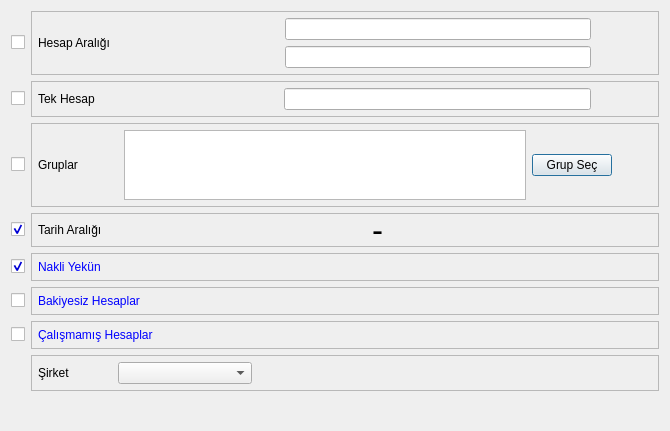
<?xml version="1.0" encoding="UTF-8"?>
<ui version="4.0">
 <class>CARI_BAKIYE_RAPORU_BATCH</class>
 <widget class="QDialog" name="CARI_BAKIYE_RAPORU_BATCH">
  <property name="geometry">
   <rect>
    <x>0</x>
    <y>0</y>
    <width>670</width>
    <height>431</height>
   </rect>
  </property>
  <property name="sizePolicy">
   <sizepolicy hsizetype="Expanding" vsizetype="Expanding">
    <horstretch>0</horstretch>
    <verstretch>0</verstretch>
   </sizepolicy>
  </property>
  <property name="windowTitle">
   <string>Cari Bakiye Raporu</string>
  </property>
  <layout class="QGridLayout" name="gridLayout_10" rowstretch="2,1,3,1,1,1,1,0,1" columnstretch="10,100">
   <item row="0" column="0">
    <widget class="QCheckBox" name="checkbox_hesap_araligi">
     <property name="sizePolicy">
      <sizepolicy hsizetype="Fixed" vsizetype="Fixed">
       <horstretch>0</horstretch>
       <verstretch>0</verstretch>
      </sizepolicy>
     </property>
     <property name="toolTip">
      <string>Hesap aralığına göre cari bakiye raporu almamızı sağlar.</string>
     </property>
     <property name="styleSheet">
      <string notr="true">color: rgb(0, 0, 255);</string>
     </property>
     <property name="text">
      <string/>
     </property>
     <property name="checked">
      <bool>false</bool>
     </property>
    </widget>
   </item>
   <item row="0" column="1">
    <widget class="QFrame" name="frame_hesap_araligi">
     <property name="sizePolicy">
      <sizepolicy hsizetype="Expanding" vsizetype="Fixed">
       <horstretch>0</horstretch>
       <verstretch>0</verstretch>
      </sizepolicy>
     </property>
     <property name="minimumSize">
      <size>
       <width>0</width>
       <height>0</height>
      </size>
     </property>
     <property name="frameShape">
      <enum>QFrame::StyledPanel</enum>
     </property>
     <property name="frameShadow">
      <enum>QFrame::Raised</enum>
     </property>
     <layout class="QGridLayout" name="gridLayout" columnstretch="3,5,10,2">
      <property name="margin">
       <number>6</number>
      </property>
      <item row="0" column="0" rowspan="2">
       <widget class="QLabel" name="label">
        <property name="sizePolicy">
         <sizepolicy hsizetype="Fixed" vsizetype="Fixed">
          <horstretch>0</horstretch>
          <verstretch>0</verstretch>
         </sizepolicy>
        </property>
        <property name="text">
         <string>Hesap Aralığı   </string>
        </property>
       </widget>
      </item>
      <item row="0" column="1">
       <widget class="QSearchEdit" name="searchedit_bas_hesabi">
        <property name="sizePolicy">
         <sizepolicy hsizetype="Expanding" vsizetype="Fixed">
          <horstretch>0</horstretch>
          <verstretch>0</verstretch>
         </sizepolicy>
        </property>
        <property name="whatsThis">
         <string>Arama widget. </string>
        </property>
        <property name="QSearchEdit" stdset="0">
         <rect>
          <x>0</x>
          <y>0</y>
          <width>100</width>
          <height>100</height>
         </rect>
        </property>
       </widget>
      </item>
      <item row="0" column="2">
       <widget class="QLineEdit" name="lineedit_bas_hesap_ismi">
        <property name="focusPolicy">
         <enum>Qt::NoFocus</enum>
        </property>
        <property name="readOnly">
         <bool>true</bool>
        </property>
       </widget>
      </item>
      <item row="1" column="1">
       <widget class="QSearchEdit" name="searchedit_bts_hesabi">
        <property name="sizePolicy">
         <sizepolicy hsizetype="Expanding" vsizetype="Fixed">
          <horstretch>0</horstretch>
          <verstretch>0</verstretch>
         </sizepolicy>
        </property>
        <property name="whatsThis">
         <string>Arama widget. </string>
        </property>
        <property name="QSearchEdit" stdset="0">
         <rect>
          <x>0</x>
          <y>0</y>
          <width>100</width>
          <height>100</height>
         </rect>
        </property>
       </widget>
      </item>
      <item row="1" column="2">
       <widget class="QLineEdit" name="lineedit_bts_hesap_ismi">
        <property name="maximumSize">
         <size>
          <width>16777215</width>
          <height>16777215</height>
         </size>
        </property>
        <property name="focusPolicy">
         <enum>Qt::NoFocus</enum>
        </property>
        <property name="readOnly">
         <bool>true</bool>
        </property>
       </widget>
      </item>
      <item row="0" column="3">
       <spacer name="horizontalSpacer">
        <property name="orientation">
         <enum>Qt::Horizontal</enum>
        </property>
        <property name="sizeHint" stdset="0">
         <size>
          <width>40</width>
          <height>20</height>
         </size>
        </property>
       </spacer>
      </item>
     </layout>
    </widget>
   </item>
   <item row="1" column="0">
    <widget class="QCheckBox" name="checkbox_tek_hesap">
     <property name="sizePolicy">
      <sizepolicy hsizetype="Fixed" vsizetype="Fixed">
       <horstretch>0</horstretch>
       <verstretch>0</verstretch>
      </sizepolicy>
     </property>
     <property name="toolTip">
      <string>Tek bir cari hesaba göre,cari bakiye raporu almamızı sağlar.</string>
     </property>
     <property name="styleSheet">
      <string notr="true">color: rgb(0, 0, 255);</string>
     </property>
     <property name="text">
      <string/>
     </property>
    </widget>
   </item>
   <item row="1" column="1">
    <widget class="QFrame" name="frame_tek_hesap">
     <property name="sizePolicy">
      <sizepolicy hsizetype="Expanding" vsizetype="Fixed">
       <horstretch>0</horstretch>
       <verstretch>0</verstretch>
      </sizepolicy>
     </property>
     <property name="minimumSize">
      <size>
       <width>0</width>
       <height>0</height>
      </size>
     </property>
     <property name="maximumSize">
      <size>
       <width>16777215</width>
       <height>16777215</height>
      </size>
     </property>
     <property name="frameShape">
      <enum>QFrame::StyledPanel</enum>
     </property>
     <property name="frameShadow">
      <enum>QFrame::Raised</enum>
     </property>
     <layout class="QGridLayout" name="gridLayout_3" columnstretch="3,5,10,2">
      <property name="margin">
       <number>6</number>
      </property>
      <item row="0" column="0">
       <widget class="QLabel" name="label_2">
        <property name="sizePolicy">
         <sizepolicy hsizetype="Fixed" vsizetype="Fixed">
          <horstretch>0</horstretch>
          <verstretch>0</verstretch>
         </sizepolicy>
        </property>
        <property name="text">
         <string>Tek Hesap       </string>
        </property>
       </widget>
      </item>
      <item row="0" column="2">
       <widget class="QLineEdit" name="lineedit_tek_hesap_ismi">
        <property name="maximumSize">
         <size>
          <width>16777215</width>
          <height>16777215</height>
         </size>
        </property>
        <property name="focusPolicy">
         <enum>Qt::NoFocus</enum>
        </property>
        <property name="readOnly">
         <bool>true</bool>
        </property>
       </widget>
      </item>
      <item row="0" column="1">
       <widget class="QSearchEdit" name="searchedit_tek_hesap">
        <property name="sizePolicy">
         <sizepolicy hsizetype="Expanding" vsizetype="Fixed">
          <horstretch>0</horstretch>
          <verstretch>0</verstretch>
         </sizepolicy>
        </property>
        <property name="whatsThis">
         <string>Arama widget. </string>
        </property>
        <property name="QSearchEdit" stdset="0">
         <rect>
          <x>0</x>
          <y>0</y>
          <width>100</width>
          <height>100</height>
         </rect>
        </property>
       </widget>
      </item>
      <item row="0" column="3">
       <spacer name="horizontalSpacer_3">
        <property name="orientation">
         <enum>Qt::Horizontal</enum>
        </property>
        <property name="sizeHint" stdset="0">
         <size>
          <width>40</width>
          <height>20</height>
         </size>
        </property>
       </spacer>
      </item>
     </layout>
    </widget>
   </item>
   <item row="2" column="0">
    <widget class="QCheckBox" name="checkbox_gruplar">
     <property name="sizePolicy">
      <sizepolicy hsizetype="Fixed" vsizetype="Fixed">
       <horstretch>0</horstretch>
       <verstretch>0</verstretch>
      </sizepolicy>
     </property>
     <property name="toolTip">
      <string>Tek bir cari hesaba göre,cari bakiye raporu almamızı sağlar.</string>
     </property>
     <property name="styleSheet">
      <string notr="true">color: rgb(0, 0, 255);</string>
     </property>
     <property name="text">
      <string/>
     </property>
    </widget>
   </item>
   <item row="2" column="1">
    <widget class="QFrame" name="frame_gruplar">
     <property name="sizePolicy">
      <sizepolicy hsizetype="Expanding" vsizetype="Fixed">
       <horstretch>0</horstretch>
       <verstretch>0</verstretch>
      </sizepolicy>
     </property>
     <property name="minimumSize">
      <size>
       <width>0</width>
       <height>0</height>
      </size>
     </property>
     <property name="maximumSize">
      <size>
       <width>16777215</width>
       <height>16777215</height>
      </size>
     </property>
     <property name="frameShape">
      <enum>QFrame::StyledPanel</enum>
     </property>
     <property name="frameShadow">
      <enum>QFrame::Raised</enum>
     </property>
     <layout class="QGridLayout" name="gridLayout_2" rowstretch="0" columnstretch="3,10,1,1">
      <property name="margin">
       <number>6</number>
      </property>
      <item row="0" column="0">
       <widget class="QLabel" name="label_grup_secimi">
        <property name="sizePolicy">
         <sizepolicy hsizetype="Fixed" vsizetype="Fixed">
          <horstretch>0</horstretch>
          <verstretch>0</verstretch>
         </sizepolicy>
        </property>
        <property name="text">
         <string>Gruplar            </string>
        </property>
       </widget>
      </item>
      <item row="0" column="1">
       <widget class="QTextEdit" name="textEdit_gruplar">
        <property name="maximumSize">
         <size>
          <width>16777215</width>
          <height>70</height>
         </size>
        </property>
        <property name="readOnly">
         <bool>true</bool>
        </property>
       </widget>
      </item>
      <item row="0" column="2">
       <widget class="QPushButton" name="pushButton_grup_ekle">
        <property name="text">
         <string>Grup Seç</string>
        </property>
        <property name="icon">
         <iconset resource="../k9_icons.qrc">
          <normaloff>:/k9_icons/K9_ICONS/k9_grup.png</normaloff>:/k9_icons/K9_ICONS/k9_grup.png</iconset>
        </property>
       </widget>
      </item>
      <item row="0" column="3">
       <spacer name="horizontalSpacer_7">
        <property name="orientation">
         <enum>Qt::Horizontal</enum>
        </property>
        <property name="sizeHint" stdset="0">
         <size>
          <width>40</width>
          <height>20</height>
         </size>
        </property>
       </spacer>
      </item>
     </layout>
    </widget>
   </item>
   <item row="3" column="0">
    <widget class="QCheckBox" name="checkbox_tarih_araligi">
     <property name="styleSheet">
      <string notr="true">color: rgb(0, 0, 255);</string>
     </property>
     <property name="text">
      <string/>
     </property>
     <property name="checked">
      <bool>true</bool>
     </property>
    </widget>
   </item>
   <item row="3" column="1">
    <widget class="QFrame" name="frame_tarih_araligi">
     <property name="sizePolicy">
      <sizepolicy hsizetype="Expanding" vsizetype="Fixed">
       <horstretch>0</horstretch>
       <verstretch>0</verstretch>
      </sizepolicy>
     </property>
     <property name="minimumSize">
      <size>
       <width>0</width>
       <height>0</height>
      </size>
     </property>
     <property name="frameShape">
      <enum>QFrame::StyledPanel</enum>
     </property>
     <property name="frameShadow">
      <enum>QFrame::Raised</enum>
     </property>
     <layout class="QGridLayout" name="gridLayout_4" columnstretch="1,10,1,10,1">
      <property name="sizeConstraint">
       <enum>QLayout::SetNoConstraint</enum>
      </property>
      <property name="margin">
       <number>6</number>
      </property>
      <item row="0" column="0">
       <widget class="QLabel" name="label_tarih_araligi">
        <property name="sizePolicy">
         <sizepolicy hsizetype="Fixed" vsizetype="Fixed">
          <horstretch>0</horstretch>
          <verstretch>0</verstretch>
         </sizepolicy>
        </property>
        <property name="text">
         <string>Tarih Aralığı     </string>
        </property>
       </widget>
      </item>
      <item row="0" column="2">
       <widget class="QLabel" name="label_6">
        <property name="sizePolicy">
         <sizepolicy hsizetype="Fixed" vsizetype="Ignored">
          <horstretch>0</horstretch>
          <verstretch>0</verstretch>
         </sizepolicy>
        </property>
        <property name="font">
         <font>
          <pointsize>25</pointsize>
         </font>
        </property>
        <property name="text">
         <string>-</string>
        </property>
        <property name="alignment">
         <set>Qt::AlignCenter</set>
        </property>
       </widget>
      </item>
      <item row="0" column="4">
       <spacer name="horizontalSpacer_4">
        <property name="orientation">
         <enum>Qt::Horizontal</enum>
        </property>
        <property name="sizeHint" stdset="0">
         <size>
          <width>40</width>
          <height>20</height>
         </size>
        </property>
       </spacer>
      </item>
      <item row="0" column="1">
       <widget class="QAdakDate" name="adakDate_bsl_tarihi">
        <property name="minimumSize">
         <size>
          <width>242</width>
          <height>0</height>
         </size>
        </property>
        <property name="whatsThis">
         <string>Tarih WidgetÄ± </string>
        </property>
        <property name="QAdakDate" stdset="0">
         <rect>
          <x>0</x>
          <y>0</y>
          <width>100</width>
          <height>100</height>
         </rect>
        </property>
       </widget>
      </item>
      <item row="0" column="3">
       <widget class="QAdakDate" name="adakDate_bts_tarihi">
        <property name="minimumSize">
         <size>
          <width>242</width>
          <height>0</height>
         </size>
        </property>
        <property name="whatsThis">
         <string>Tarih WidgetÄ± </string>
        </property>
        <property name="QAdakDate" stdset="0">
         <rect>
          <x>0</x>
          <y>0</y>
          <width>100</width>
          <height>100</height>
         </rect>
        </property>
       </widget>
      </item>
     </layout>
    </widget>
   </item>
   <item row="4" column="0">
    <widget class="QCheckBox" name="checkbox_nakli_yekun">
     <property name="sizePolicy">
      <sizepolicy hsizetype="Fixed" vsizetype="Fixed">
       <horstretch>0</horstretch>
       <verstretch>0</verstretch>
      </sizepolicy>
     </property>
     <property name="toolTip">
      <string>Nakli Yekün tutarını raporda gösterir.</string>
     </property>
     <property name="styleSheet">
      <string notr="true">color: rgb(0, 0, 255);</string>
     </property>
     <property name="text">
      <string/>
     </property>
     <property name="checked">
      <bool>true</bool>
     </property>
    </widget>
   </item>
   <item row="4" column="1">
    <widget class="QFrame" name="frame_nakli_yekun">
     <property name="sizePolicy">
      <sizepolicy hsizetype="Expanding" vsizetype="Fixed">
       <horstretch>0</horstretch>
       <verstretch>0</verstretch>
      </sizepolicy>
     </property>
     <property name="minimumSize">
      <size>
       <width>0</width>
       <height>0</height>
      </size>
     </property>
     <property name="styleSheet">
      <string notr="true">color: rgb(0, 170, 255);</string>
     </property>
     <property name="frameShape">
      <enum>QFrame::StyledPanel</enum>
     </property>
     <property name="frameShadow">
      <enum>QFrame::Raised</enum>
     </property>
     <layout class="QGridLayout" name="gridLayout_7">
      <property name="margin">
       <number>6</number>
      </property>
      <item row="0" column="0">
       <widget class="QLabel" name="label_bakiyesiz_hesaplar_2">
        <property name="enabled">
         <bool>true</bool>
        </property>
        <property name="sizePolicy">
         <sizepolicy hsizetype="Expanding" vsizetype="Fixed">
          <horstretch>0</horstretch>
          <verstretch>0</verstretch>
         </sizepolicy>
        </property>
        <property name="styleSheet">
         <string notr="true">
color: rgb(0, 0, 255);</string>
        </property>
        <property name="frameShape">
         <enum>QFrame::NoFrame</enum>
        </property>
        <property name="frameShadow">
         <enum>QFrame::Raised</enum>
        </property>
        <property name="text">
         <string>Nakli Yekün</string>
        </property>
       </widget>
      </item>
     </layout>
    </widget>
   </item>
   <item row="5" column="0">
    <widget class="QCheckBox" name="checkbox_bakiyesiz_hesaplar">
     <property name="sizePolicy">
      <sizepolicy hsizetype="Fixed" vsizetype="Fixed">
       <horstretch>0</horstretch>
       <verstretch>0</verstretch>
      </sizepolicy>
     </property>
     <property name="toolTip">
      <string>İşlem görmüş,borç veya alacak bakiye vermeyen hesapları raporda gösterir.</string>
     </property>
     <property name="styleSheet">
      <string notr="true">color: rgb(0, 0, 255);</string>
     </property>
     <property name="text">
      <string/>
     </property>
    </widget>
   </item>
   <item row="5" column="1">
    <widget class="QFrame" name="frame_bakiyesiz_hesaplar">
     <property name="sizePolicy">
      <sizepolicy hsizetype="Expanding" vsizetype="Fixed">
       <horstretch>0</horstretch>
       <verstretch>0</verstretch>
      </sizepolicy>
     </property>
     <property name="minimumSize">
      <size>
       <width>0</width>
       <height>0</height>
      </size>
     </property>
     <property name="styleSheet">
      <string notr="true">color: rgb(0, 170, 255);</string>
     </property>
     <property name="frameShape">
      <enum>QFrame::StyledPanel</enum>
     </property>
     <property name="frameShadow">
      <enum>QFrame::Raised</enum>
     </property>
     <layout class="QGridLayout" name="gridLayout_5">
      <property name="margin">
       <number>6</number>
      </property>
      <item row="0" column="0">
       <widget class="QLabel" name="label_bakiyesiz_hesaplar">
        <property name="enabled">
         <bool>true</bool>
        </property>
        <property name="sizePolicy">
         <sizepolicy hsizetype="Expanding" vsizetype="Fixed">
          <horstretch>0</horstretch>
          <verstretch>0</verstretch>
         </sizepolicy>
        </property>
        <property name="styleSheet">
         <string notr="true">
color: rgb(0, 0, 255);</string>
        </property>
        <property name="frameShape">
         <enum>QFrame::NoFrame</enum>
        </property>
        <property name="frameShadow">
         <enum>QFrame::Raised</enum>
        </property>
        <property name="text">
         <string>Bakiyesiz Hesaplar</string>
        </property>
       </widget>
      </item>
     </layout>
    </widget>
   </item>
   <item row="6" column="0">
    <widget class="QCheckBox" name="checkbox_calismamis_hesaplar">
     <property name="sizePolicy">
      <sizepolicy hsizetype="Fixed" vsizetype="Fixed">
       <horstretch>0</horstretch>
       <verstretch>0</verstretch>
      </sizepolicy>
     </property>
     <property name="toolTip">
      <string>İşlem görmemiş hesapları raporda gösterir.</string>
     </property>
     <property name="styleSheet">
      <string notr="true">
color: rgb(0, 0, 255);</string>
     </property>
     <property name="text">
      <string/>
     </property>
    </widget>
   </item>
   <item row="6" column="1">
    <widget class="QFrame" name="frame_calismamis_hesaplar">
     <property name="sizePolicy">
      <sizepolicy hsizetype="Expanding" vsizetype="Fixed">
       <horstretch>0</horstretch>
       <verstretch>0</verstretch>
      </sizepolicy>
     </property>
     <property name="minimumSize">
      <size>
       <width>0</width>
       <height>0</height>
      </size>
     </property>
     <property name="frameShape">
      <enum>QFrame::StyledPanel</enum>
     </property>
     <property name="frameShadow">
      <enum>QFrame::Raised</enum>
     </property>
     <layout class="QGridLayout" name="gridLayout_6">
      <property name="margin">
       <number>6</number>
      </property>
      <item row="0" column="0">
       <widget class="QLabel" name="label_calismamis_hesaplar">
        <property name="enabled">
         <bool>true</bool>
        </property>
        <property name="sizePolicy">
         <sizepolicy hsizetype="Expanding" vsizetype="Fixed">
          <horstretch>0</horstretch>
          <verstretch>0</verstretch>
         </sizepolicy>
        </property>
        <property name="styleSheet">
         <string notr="true">color: rgb(0, 0, 255);</string>
        </property>
        <property name="frameShape">
         <enum>QFrame::NoFrame</enum>
        </property>
        <property name="frameShadow">
         <enum>QFrame::Raised</enum>
        </property>
        <property name="text">
         <string>Çalışmamış Hesaplar</string>
        </property>
       </widget>
      </item>
     </layout>
    </widget>
   </item>
   <item row="7" column="1">
    <widget class="QFrame" name="frame_entegre_filtresi">
     <property name="sizePolicy">
      <sizepolicy hsizetype="Expanding" vsizetype="Fixed">
       <horstretch>0</horstretch>
       <verstretch>0</verstretch>
      </sizepolicy>
     </property>
     <property name="frameShape">
      <enum>QFrame::StyledPanel</enum>
     </property>
     <property name="frameShadow">
      <enum>QFrame::Raised</enum>
     </property>
     <layout class="QGridLayout" name="gridLayout_8" columnstretch="3,3,9">
      <property name="margin">
       <number>6</number>
      </property>
      <item row="0" column="0">
       <widget class="QLabel" name="label_sirket">
        <property name="sizePolicy">
         <sizepolicy hsizetype="Fixed" vsizetype="Fixed">
          <horstretch>0</horstretch>
          <verstretch>0</verstretch>
         </sizepolicy>
        </property>
        <property name="text">
         <string>Şirket             </string>
        </property>
       </widget>
      </item>
      <item row="0" column="1">
       <widget class="QComboBox" name="comboBox_sirket_turu">
        <property name="sizePolicy">
         <sizepolicy hsizetype="Minimum" vsizetype="Fixed">
          <horstretch>0</horstretch>
          <verstretch>0</verstretch>
         </sizepolicy>
        </property>
       </widget>
      </item>
      <item row="0" column="2">
       <spacer name="horizontalSpacer_6">
        <property name="orientation">
         <enum>Qt::Horizontal</enum>
        </property>
        <property name="sizeHint" stdset="0">
         <size>
          <width>165</width>
          <height>20</height>
         </size>
        </property>
       </spacer>
      </item>
     </layout>
    </widget>
   </item>
   <item row="8" column="1">
    <layout class="QGridLayout" name="gridLayout_9" columnstretch="90,10">
     <item row="0" column="0">
      <spacer name="horizontalSpacer_2">
       <property name="orientation">
        <enum>Qt::Horizontal</enum>
       </property>
       <property name="sizeHint" stdset="0">
        <size>
         <width>378</width>
         <height>20</height>
        </size>
       </property>
      </spacer>
     </item>
     <item row="0" column="1">
      <widget class="QWidget" name="widget_batch_buttons" native="true">
       <property name="sizePolicy">
        <sizepolicy hsizetype="Expanding" vsizetype="Fixed">
         <horstretch>0</horstretch>
         <verstretch>0</verstretch>
        </sizepolicy>
       </property>
      </widget>
     </item>
    </layout>
   </item>
  </layout>
 </widget>
 <customwidgets>
  <customwidget>
   <class>QAdakDate</class>
   <extends>QWidget</extends>
   <header>QAdakDate.h</header>
  </customwidget>
  <customwidget>
   <class>QSearchEdit</class>
   <extends>QWidget</extends>
   <header>QSearchEdit.h</header>
  </customwidget>
 </customwidgets>
 <tabstops>
  <tabstop>checkbox_hesap_araligi</tabstop>
  <tabstop>searchedit_bas_hesabi</tabstop>
  <tabstop>searchedit_bts_hesabi</tabstop>
  <tabstop>checkbox_tek_hesap</tabstop>
  <tabstop>searchedit_tek_hesap</tabstop>
  <tabstop>checkbox_gruplar</tabstop>
  <tabstop>textEdit_gruplar</tabstop>
  <tabstop>pushButton_grup_ekle</tabstop>
  <tabstop>checkbox_tarih_araligi</tabstop>
  <tabstop>adakDate_bsl_tarihi</tabstop>
  <tabstop>adakDate_bts_tarihi</tabstop>
  <tabstop>checkbox_nakli_yekun</tabstop>
  <tabstop>checkbox_bakiyesiz_hesaplar</tabstop>
  <tabstop>checkbox_calismamis_hesaplar</tabstop>
  <tabstop>comboBox_sirket_turu</tabstop>
 </tabstops>
 <resources>
  <include location="../k9_icons.qrc"/>
 </resources>
 <connections/>
</ui>
